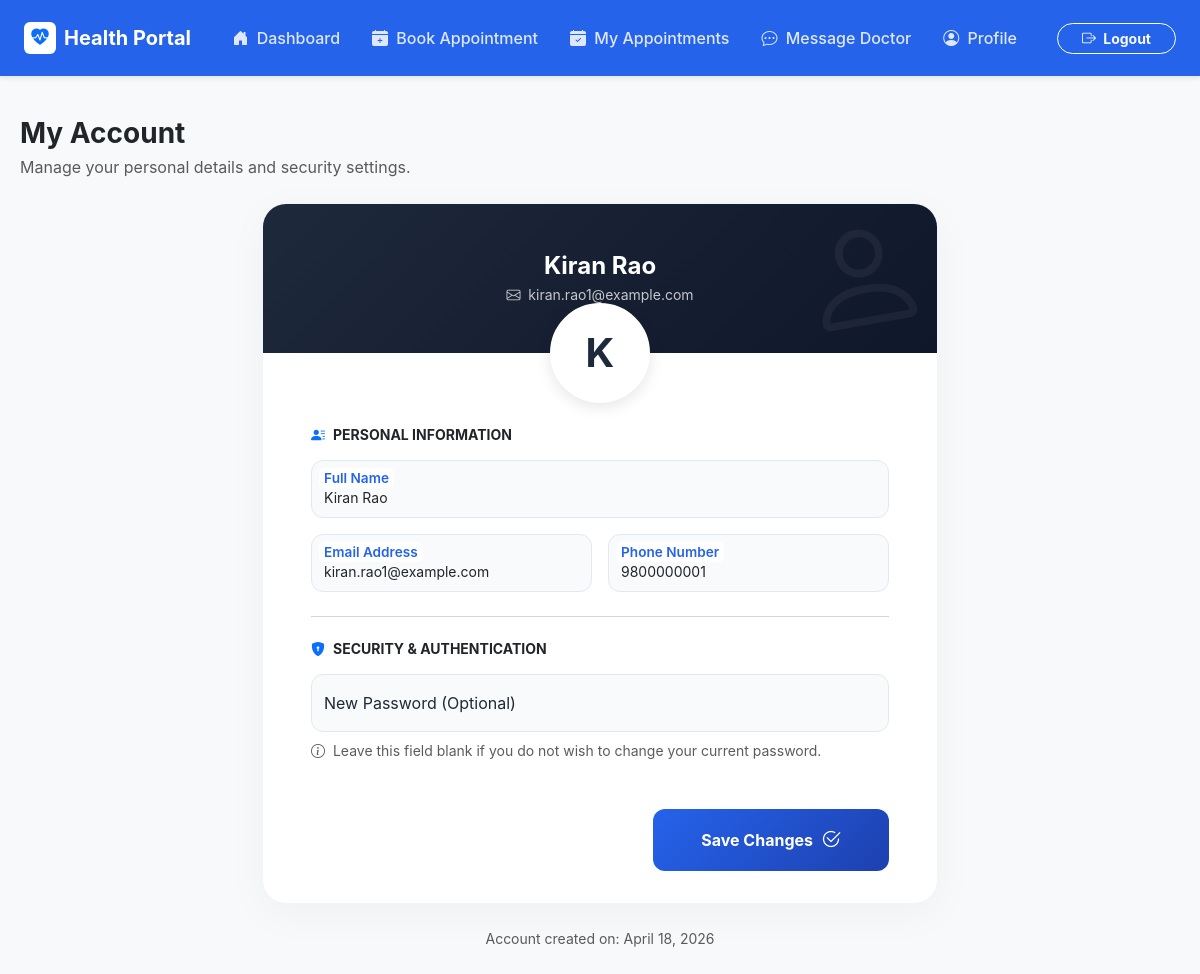
The app's page /patient/profile.php (signed in) with its own data.
### tables this page shows
CREATE TABLE `patients` (
  `id` int(11) NOT NULL,
  `name` varchar(100) NOT NULL,
  `email` varchar(100) DEFAULT NULL,
  `phone` varchar(15) DEFAULT NULL,
  `password` varchar(255) NOT NULL,
  `created_at` timestamp NOT NULL DEFAULT current_timestamp()
);

### patient/profile.php (the view, shortened to what this page needs)
<?php
include "../includes/db.php";
$patient_id = $_SESSION['patient_id'];
$query = "SELECT * FROM patients WHERE id='$patient_id'";
$result = mysqli_query($conn, $query);
$patient = mysqli_fetch_assoc($result);
include "../includes/patient-header.php";
?>
<div class="container-fluid pb-5 pt-3">
    <div class="d-flex justify-content-between align-items-center mb-4 px-2">
        <div>
            <h3 class="fw-bolder text-dark mb-1">My Account</h3>
            <p class="text-muted mb-0">Manage your personal details and security settings.</p>
        </div>
    </div>
    <div class="row justify-content-center">
        <div class="col-lg-8 col-xl-7">
            <div class="profile-card">
                <div class="profile-header-banner text-center text-white">
                    <h4 class="fw-bolder mb-1"><?php echo htmlspecialchars($patient['name']); ?></h4>
                    <p class="mb-0 opacity-75 small"><i class="bi bi-envelope me-1"></i> <?php echo htmlspecialchars($patient['email']); ?></p>
                </div>
                <div class="card-body p-4 pt-0 px-md-5">
                    <div class="d-flex justify-content-center mb-4">
                        <div class="profile-avatar-placeholder">
                            <?php
                                echo strtoupper(substr($patient['name'], 0, 1));
                            ?>
                        </div>
                    </div>
                    <form method="POST" id="profileForm">
                        <h6 class="fw-bold text-dark mb-3 text-uppercase small letter-spacing-1"><i class="bi bi-person-lines-fill text-primary me-2"></i>Personal Information</h6>
                        <div class="row g-3 mb-4">
                            <div class="col-md-12">
                                <div class="form-floating">
                                    <input type="text" class="form-control" id="nameInput" name="name" value="<?php echo htmlspecialchars($patient['name']); ?>" placeholder="Full Name" required>
                                    <label for="nameInput">Full Name</label>
                                </div>
                            </div>
                            <div class="col-md-6">
                                <div class="form-floating">
                                    <input type="email" class="form-control" id="emailInput" name="email" value="<?php echo htmlspecialchars($patient['email']); ?>" placeholder="Email Address" required>
                                    <label for="emailInput">Email Address</label>
                                </div>
                            </div>
                            <div class="col-md-6">
                                <div class="form-floating">
                                    <input type="text" class="form-control" id="phoneInput" name="phone" value="<?php echo htmlspecialchars($patient['phone']); ?>" placeholder="Phone Number" required>
                                    <label for="phoneInput">Phone Number</label>
                                </div>
                            </div>
                        </div>
                        <hr class="text-muted opacity-10 my-4">
                        <h6 class="fw-bold text-dark mb-3 text-uppercase small letter-spacing-1"><i class="bi bi-shield-lock-fill text-primary me-2"></i>Security & Authentication</h6>
                        <div class="mb-4">
                            <div class="form-floating">
                                <input type="password" class="form-control" id="passwordInput" name="password" placeholder="New Password">
                                <label for="passwordInput">New Password (Optional)</label>
                            </div>
                            <div class="form-text mt-2 small text-muted">
                                <i class="bi bi-info-circle me-1"></i> Leave this field blank if you do not wish to change your current password.
                            </div>
                        </div>
                        <div class="d-flex justify-content-end mt-5 mb-2">
                            <button type="submit" name="update_profile" id="submitBtn" class="btn btn-gradient px-5 py-3 fw-bold fs-6 d-flex align-items-center">
                                Save Changes <i class="bi bi-check2-circle ms-2 fs-5"></i>
                            </button>
                        </div>
                    </form>
                </div>
            </div>
            <div class="text-center mt-4 text-muted small">
                Account created on: <?php echo date('F d, Y', strtotime($patient['created_at'])); ?>
            </div>
        </div>
    </div>
</div>
<?php
include "../includes/footer.php";
?>

### assets/css/react-theme.css (style rules this page uses)
:root { --primary: #2563eb; --primary-dark: #1e40af; --bg-main: #f5f7fb; --bg-card: #ffffff; --text-dark: #1f2937; --text-muted: #6b7280; --border-light: #e5e7eb; }
body { margin: 0; font-family: "Inter", "Segoe UI", Arial, sans-serif; background-color: var(--bg-main); color: var(--text-dark); }
.form-control, .form-select { border-radius: 10px; border: 1px solid var(--border-light); padding: 10px 14px; font-size: 14px; }

### includes/patient-header.php (style rules this page uses)
body { background-color: #f8f9fa; }

### patient/profile.php (style rules this page uses)
.profile-card { background: #ffffff; border-radius: 24px; box-shadow: 0 10px 40px rgba(0, 0, 0, 0.04); border: 1px solid #f1f5f9; overflow: hidden; }
.profile-header-banner { background: linear-gradient(135deg, #1e293b 0%, #0f172a 100%); padding: 3rem 2rem; position: relative; }
.profile-header-banner::after { content: '\F4E1'; font-family: "bootstrap-icons"; position: absolute; right: 10px; bottom: -20px; font-size: 8rem; color: rgba(255, 255, 255, 0.05); transform: rotate(-10deg); }
.profile-avatar-placeholder { width: 100px; height: 100px; background: #ffffff; color: #1e293b; font-size: 2.5rem; font-weight: bold; display: flex; align-items: center; justify-content: center; border-radius: 50%; margin-top: -50px; border: 4px solid #ffffff; box-shadow: 0 4px 15px rgba(0,0,0,0.1); position: relative; z-index: 2; }
.form-floating > .form-control { background-color: #f8fafc; border: 1px solid #e2e8f0; border-radius: 12px; }
.form-floating > .form-control:focus ~ label, .form-floating > .form-control:not(:placeholder-shown) ~ label { color: #2563eb; font-weight: 600; }
.btn-gradient { background: linear-gradient(135deg, #2563eb 0%, #1e40af 100%); color: white; border: none; border-radius: 12px; transition: all 0.3s ease; }

### records on screen
patients: name "Kiran Rao", email "kiran.rao1@example.com", name "K", phone "9800000001", created_at "April 18, 2026"
